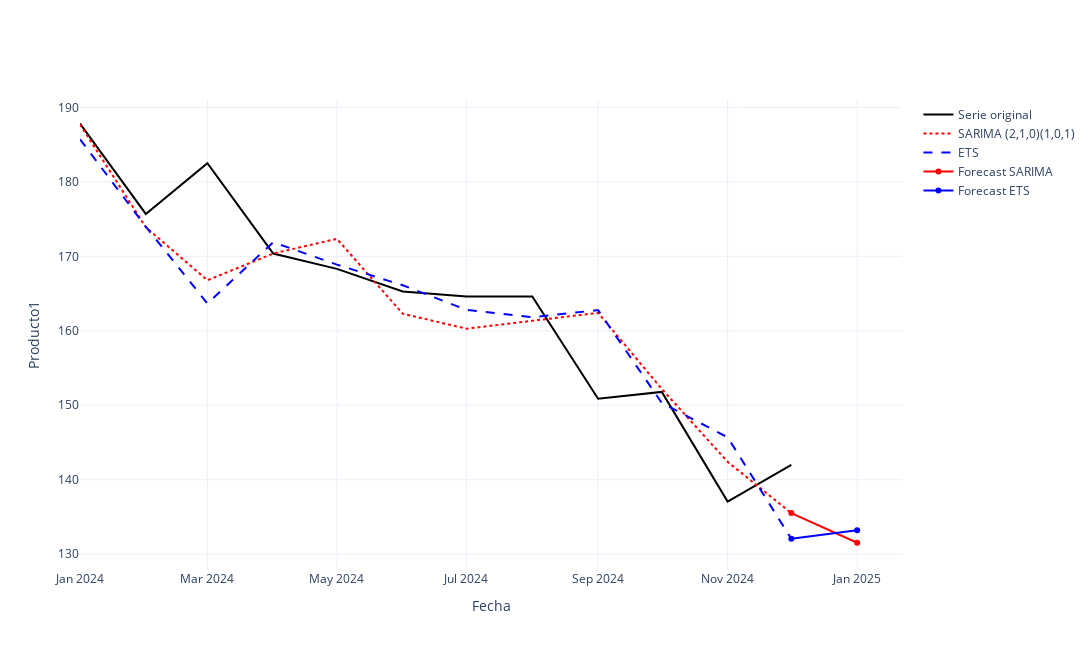

Notebook cell for this chart:
### Code cell
fitted_arima = pd.Series(model_arima.predict_in_sample(), index=serie.index)
fitted_ets   = pd.Series(ets_model.fittedvalues, index=serie.index)

ultimo_anio = serie.last('12M')

forecast_index = pd.date_range(
    serie.index[-1] + pd.DateOffset(months=1),
    periods=1,
    freq='MS'
)

forecast_arima = pd.Series(model_arima.predict(n_periods=1), index=forecast_index)
forecast_ets   = pd.Series(ets_model.forecast(1), index=forecast_index)

forecast_arima_plot = pd.concat([
    pd.Series([fitted_arima.iloc[-1]], index=[fitted_arima.index[-1]]),
    forecast_arima
])

forecast_ets_plot = pd.concat([
    pd.Series([fitted_ets.iloc[-1]], index=[fitted_ets.index[-1]]),
    forecast_ets
])

serie_plot = pd.concat([
    ultimo_anio,
    pd.Series([ultimo_anio.iloc[-1]], index=[ultimo_anio.index[-1]])
])

fig = go.Figure()

fig.add_trace(go.Scatter(
    x=serie_plot.index,
    y=serie_plot.values,
    mode="lines",
    name="Serie original",
    line=dict(color="black")
))

fig.add_trace(go.Scatter(
    x=fitted_arima.loc[ultimo_anio.index].index,
    y=fitted_arima.loc[ultimo_anio.index].values,
    mode="lines",
    name="SARIMA (2,1,0)(1,0,1)",
    line=dict(color="red", dash="dot")
))

fig.add_trace(go.Scatter(
    x=fitted_ets.loc[ultimo_anio.index].index,
    y=fitted_ets.loc[ultimo_anio.index].values,
    mode="lines",
    name="ETS",
    line=dict(color="blue", dash="dash")
))

fig.add_trace(go.Scatter(
    x=forecast_arima_plot.index,
    y=forecast_arima_plot.values,
    mode="lines+markers",
    name="Forecast SARIMA",
    line=dict(color="red")
))

fig.add_trace(go.Scatter(
    x=forecast_ets_plot.index,
    y=forecast_ets_plot.values,
    mode="lines+markers",
    name="Forecast ETS",
    line=dict(color="blue")
))

fig.update_layout(
    xaxis_title="Fecha",
    yaxis_title="Producto1",
    template="plotly_white",
    width=1200,
    height=650
)

fig.show()

### Figure 1 — Plotly figure (JSON) as saved in the notebook; plotly's stock layout.template omitted (floating-point values rounded to 4 significant figures)
{"data": [{"line": {"color": "black"}, "mode": "lines", "name": "Serie original", "type": "scatter", "x": ["2024-01-01T00:00:00", "2024-02-01T00:00:00", "2024-03-01T00:00:00", "2024-04-01T00:00:00", "2024-05-01T00:00:00", "2024-06-01T00:00:00", "2024-07-01T00:00:00", "2024-08-01T00:00:00", "2024-09-01T00:00:00", "2024-10-01T00:00:00", "2024-11-01T00:00:00", "2024-12-01T00:00:00", "2024-12-01T00:00:00"], "y": [187.9, 175.7, 182.5, 170.4, 168.3, 165.3, 164.6, 164.6, 150.9, 151.8, 137.0, 142.0, 142.0]}, {"line": {"color": "red", "dash": "dot"}, "mode": "lines", "name": "SARIMA (2,1,0)(1,0,1)", "type": "scatter", "x": ["2024-01-01T00:00:00", "2024-02-01T00:00:00", "2024-03-01T00:00:00", "2024-04-01T00:00:00", "2024-05-01T00:00:00", "2024-06-01T00:00:00", "2024-07-01T00:00:00", "2024-08-01T00:00:00", "2024-09-01T00:00:00", "2024-10-01T00:00:00", "2024-11-01T00:00:00", "2024-12-01T00:00:00"], "y": [187.7, 173.9, 166.8, 170.4, 172.4, 162.3, 160.3, 161.4, 162.4, 152.2, 142.4, 135.5]}, {"line": {"color": "blue", "dash": "dash"}, "mode": "lines", "name": "ETS", "type": "scatter", "x": ["2024-01-01T00:00:00", "2024-02-01T00:00:00", "2024-03-01T00:00:00", "2024-04-01T00:00:00", "2024-05-01T00:00:00", "2024-06-01T00:00:00", "2024-07-01T00:00:00", "2024-08-01T00:00:00", "2024-09-01T00:00:00", "2024-10-01T00:00:00", "2024-11-01T00:00:00", "2024-12-01T00:00:00"], "y": [185.7, 174.0, 163.7, 171.9, 168.9, 166.1, 162.8, 161.8, 162.8, 150.3, 145.7, 132.0]}, {"line": {"color": "red"}, "mode": "lines+markers", "name": "Forecast SARIMA", "type": "scatter", "x": ["2024-12-01T00:00:00", "2025-01-01T00:00:00"], "y": [135.5, 131.5]}, {"line": {"color": "blue"}, "mode": "lines+markers", "name": "Forecast ETS", "type": "scatter", "x": ["2024-12-01T00:00:00", "2025-01-01T00:00:00"], "y": [132.0, 133.2]}], "layout": {"height": 650, "width": 1200, "xaxis": {"title": {"text": "Fecha"}}, "yaxis": {"title": {"text": "Producto1"}}}}
